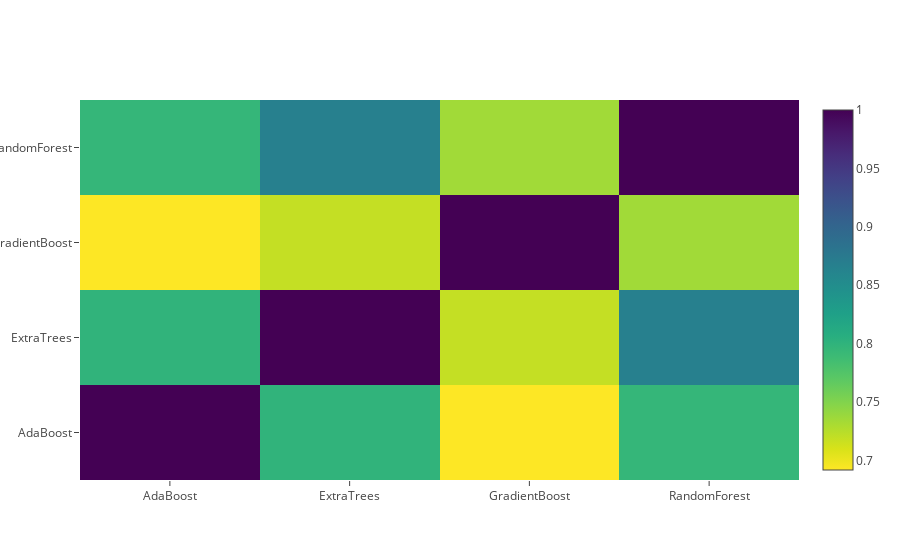

The cell this chart's notebook holds for it:
### Code cell
data = [
    go.Heatmap(
        z= base_predictions_train.astype(float).corr().values ,
        x=base_predictions_train.columns.values,
        y= base_predictions_train.columns.values,
          colorscale='Viridis',
            showscale=True,
            reversescale = True
    )
]
py.iplot(data, filename='labelled-heatmap')

### Figure 1 — Plotly figure (JSON) as saved in the notebook; plotly's stock layout.template omitted (floating-point values rounded to 4 significant figures)
{"data": [{"colorscale": "Viridis", "reversescale": true, "showscale": true, "type": "heatmap", "x": ["AdaBoost", "ExtraTrees", "GradientBoost", "RandomForest"], "y": ["AdaBoost", "ExtraTrees", "GradientBoost", "RandomForest"], "z": [[1, 0.7993, 0.6918, 0.7958], [0.7993, 1, 0.7189, 0.8676], [0.6918, 0.7189, 1, 0.7348], [0.7958, 0.8676, 0.7348, 1]]}], "layout": {}}
